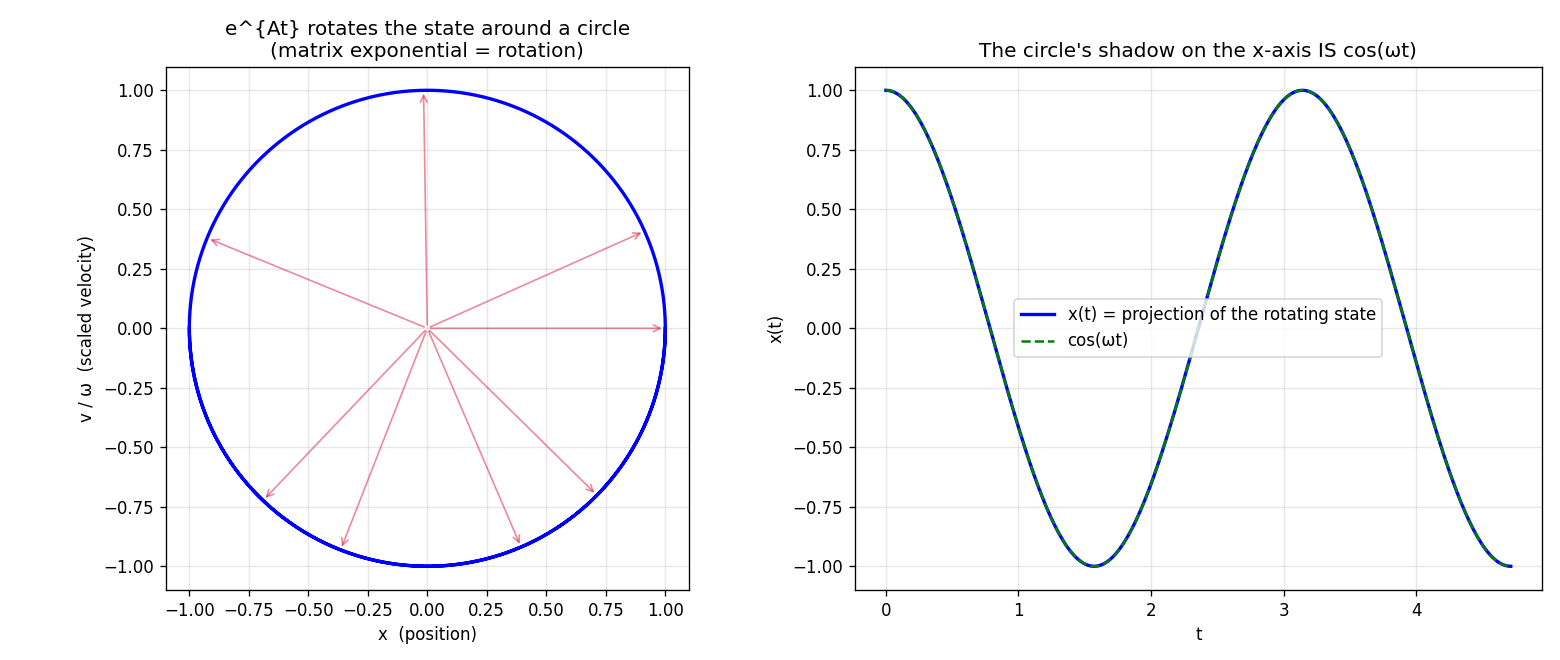

The script that drew this image:
"""A spring oscillates → the matrix exponential turns out to be a rotation.

One mass on one spring: F = −kx. Write the state as s = [position, velocity].
Then the whole motion is a single linear ODE

        ṡ = A s ,   with   A = [[ 0 ,  1 ],
                                [−ω², 0 ]]        (ω = √(k/m))

Whenever ṡ = A s, the exact solution is s(t) = e^{At} s(0) — the *matrix*
exponential (Lie, 1880s; Cayley, 1858 defined functions of matrices). This is
the same e^{...} as compound interest, but A is a matrix, and here comes the
punchline this script exists to show:

    for this A, e^{At} is a ROTATION matrix (scaled by nothing — pure rotation
    in the (x, v/ω) plane). The spring "rotates" its state around phase space;
    that circle projected onto the x-axis is exactly cos(ωt).

    phenomenon → simulation:  integrate the spring
    dissection:               e^{At} computed numerically == a rotation by ωt
    formula:                  e^{At} = [[cos ωt, sin ωt/ω], [−ω sin ωt, cos ωt]]
"""
from pathlib import Path

import matplotlib.pyplot as plt
import numpy as np
import torch
from scipy.linalg import expm

omega = 2.0                      # angular frequency √(k/m)
A = np.array([[0.0, 1.0],
              [-omega**2, 0.0]])
s0 = np.array([1.0, 0.0])        # start: pulled to x=1, released from rest

# --- simulation: advance the state with the matrix exponential itself ---
ts = np.linspace(0, 2 * np.pi / omega * 1.5, 300)   # ~1.5 periods
states = np.array([expm(A * t) @ s0 for t in ts])    # s(t) = e^{At} s0
x, v = states[:, 0], states[:, 1]

# --- dissection: show e^{At} IS a rotation in the (x, v/ω) coordinates ---
# In scaled coordinates u = [x, v/ω], the generator becomes the rotation
# generator [[0, ω], [−ω, 0]], whose exponential is an exact rotation matrix.
t_probe = 0.6
M = expm(A * t_probe)                       # the numeric matrix exponential
theta = omega * t_probe                      # predicted rotation angle
R_predicted = np.array([[np.cos(theta), np.sin(theta) / omega],
                        [-omega * np.sin(theta), np.cos(theta)]])
err = np.abs(M - R_predicted).max()
print(f"e^(A·t) at t={t_probe}:  max|numeric − rotation formula| = {err:.2e}")
print("→ the matrix exponential of the spring is literally a rotation by ω·t.")

# torch cross-check that e^{At} s0 solves ṡ = A s (residual ≈ 0)
S = torch.tensor(states)
T = torch.tensor(ts)
sdot = torch.gradient(S, spacing=(T,), dim=0)[0]
residual = (sdot - S @ torch.tensor(A).T).abs().mean().item()
print(f"residual of  ṡ − A s  over trajectory = {residual:.2e}  (≈0 confirms e^(At) is the solution)")

# --- visualization: phase-space rotation (left) + its shadow cos(ωt) (right) ---
fig, (ax1, ax2) = plt.subplots(1, 2, figsize=(13, 5.5))

# phase portrait in scaled coords so the orbit is a true circle
ax1.plot(x, v / omega, "b-", lw=2)
for frac in np.linspace(0, 1, 9)[:-1]:
    i = int(frac * (len(ts) - 1))
    ax1.annotate("", xy=(x[i], v[i] / omega), xytext=(0, 0),
                 arrowprops=dict(arrowstyle="->", color="crimson", alpha=0.5))
ax1.set_aspect("equal")
ax1.set_xlabel("x  (position)")
ax1.set_ylabel("v / ω  (scaled velocity)")
ax1.set_title("e^{At} rotates the state around a circle\n(matrix exponential = rotation)")
ax1.grid(alpha=0.3)

ax2.plot(ts, x, "b-", lw=2, label="x(t) = projection of the rotating state")
ax2.plot(ts, np.cos(omega * ts), "g--", lw=1.5, label="cos(ωt)")
ax2.set_xlabel("t")
ax2.set_ylabel("x(t)")
ax2.set_title("The circle's shadow on the x-axis IS cos(ωt)")
ax2.legend()
ax2.grid(alpha=0.3)

plt.tight_layout()
out = Path(__file__).with_suffix(".png")
plt.savefig(out, dpi=120)
print(f"Saved: {out}")
